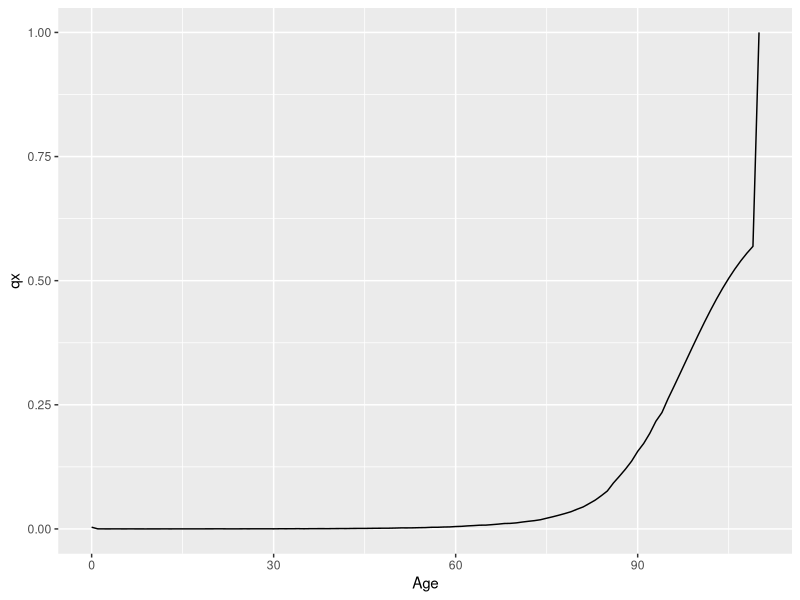
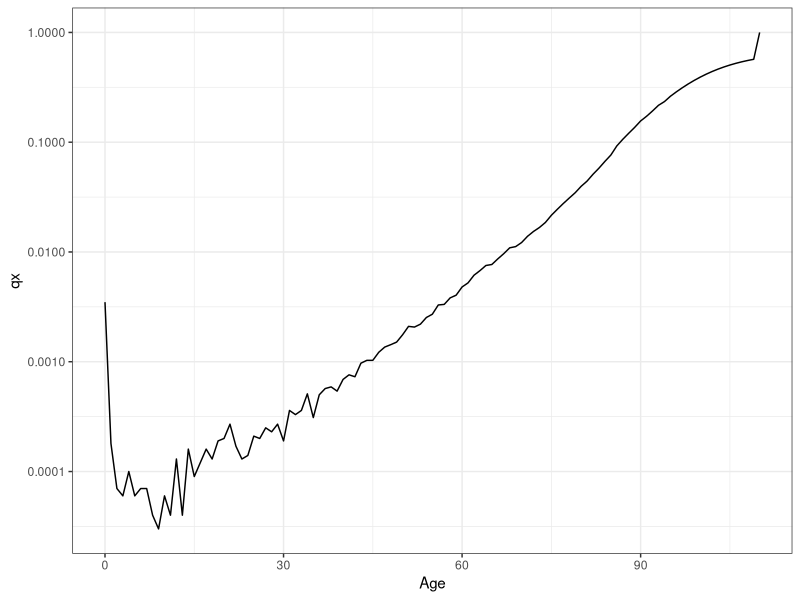
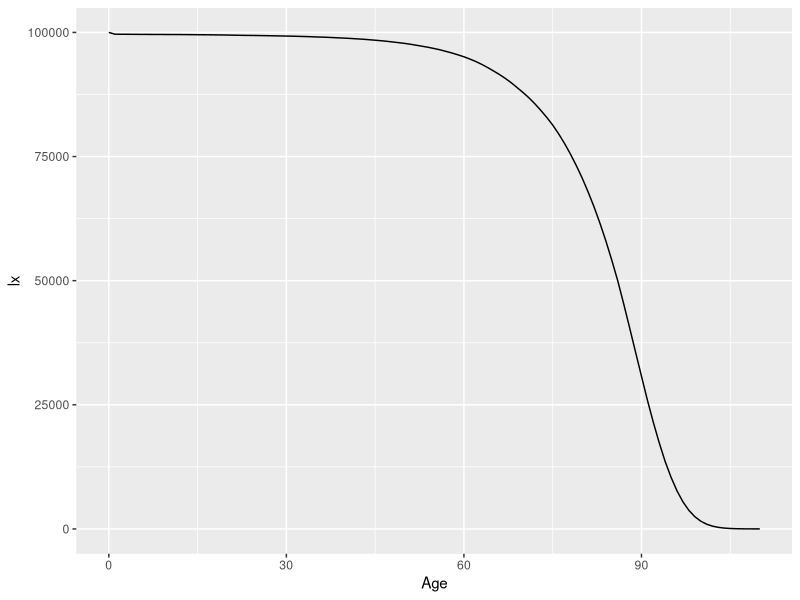
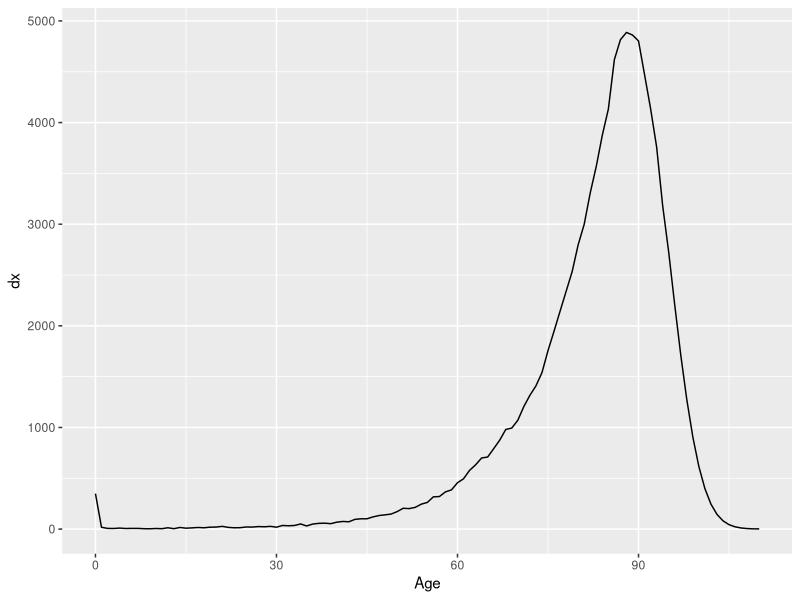
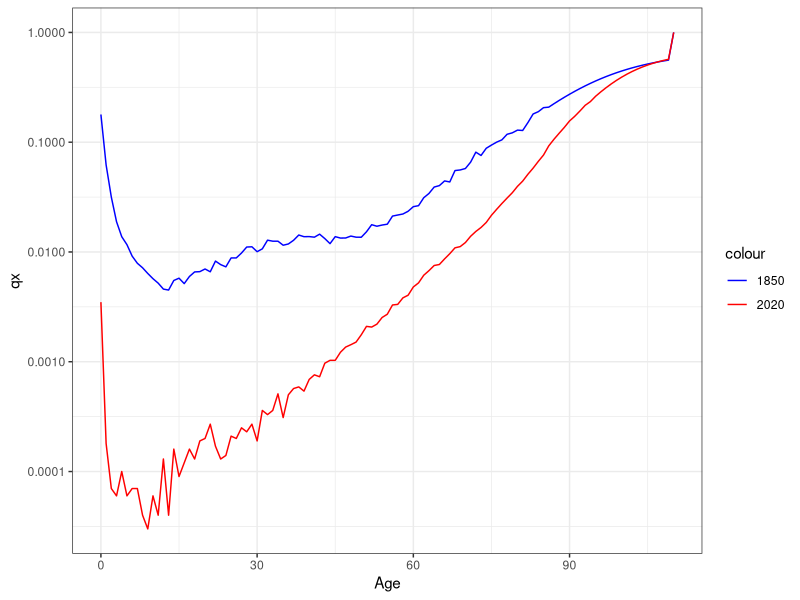
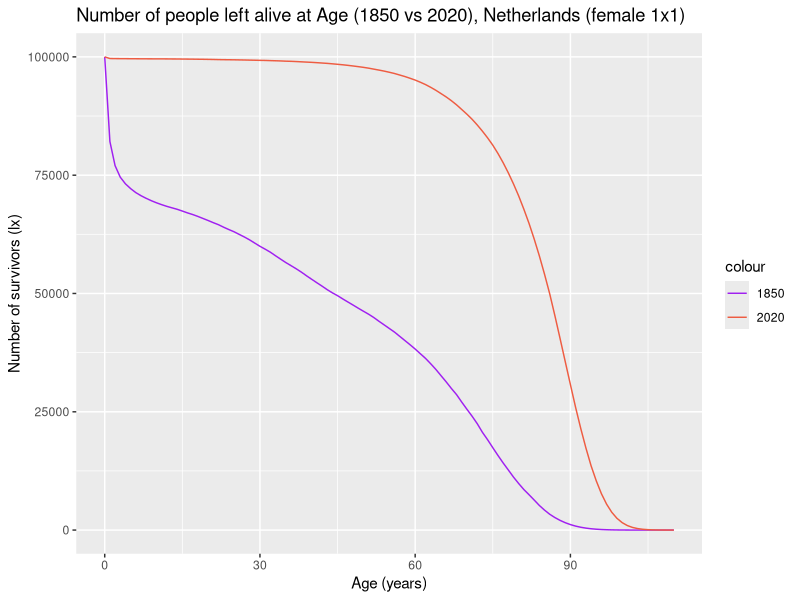
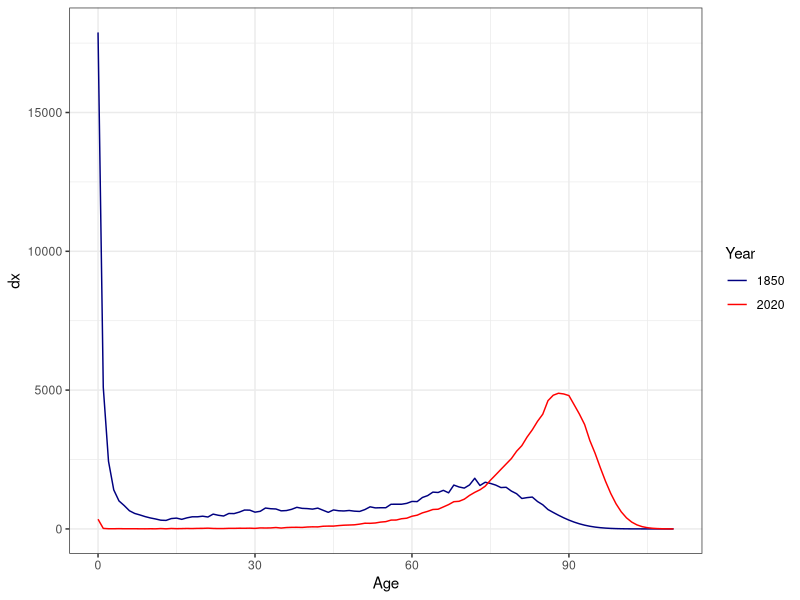

Here is the R script that generated these plots, in order:
library(ggplot2)

options(scipen = 5) # prevent scientific notation

getwd()

# LT stands for life table
LT <-  read.table("fltper_1x1.txt",
                  header=TRUE, # open
                  fill=TRUE, # fill uneven rows
                  skip=2 # skip first two rows
                  )

# Fix and make numeric the Age column
LT$Age[LT$Age == "110+"] <- 110
LT$Age <- as.numeric(LT$Age)


# Get a subset
LT_sub <- LT[LT$Year == "2020",]

# Get Mx, which indicates the mortality rate (capital is population, technically)
Mx <- data.frame(Age = 0:110, qx = LT_sub$qx)

ggplot(Mx, aes(x=Age,y=qx))+geom_line()

ggplot(Mx, aes(x=Age,y=qx))+geom_line()+
  scale_y_continuous(trans="log10")+
  theme_bw()

# Address the number of survivors (lx) and pr surviving (px)
lx <- 100000 # Initial population, at index lx[1]
length(lx) # 1 entry

px <- 1 - Mx$qx # Calculate various survival rates
length(px) # 111 entries

for (y in 1:110) {
  lx[y + 1] <- px[y] * lx[y]
}
length(lx) # 111 entries

# Return to add the survivors column to Mx
Mx$lx <- lx

ggplot(Mx, aes(x = Age, y=lx))+geom_line()

# Onto dx! dx is the number of people who died?
# Fix: dx is the deaths in an interval

dx <- Mx$qx * Mx$lx

Mx$dx <- dx

ggplot(Mx, aes(x=Age, y=dx))+geom_line()

# LifeTable function
LifeTable <- function(qx) {
  Age <- 0:110
  lx <- 100000
  px <- 1 - qx
  
  for (y in 1:110) {
    lx[y + 1] <- lx[y] * px[y]
  }
  dx <- qx * lx
  
  ALL <- data.frame(Age=Age, qx=qx,lx=lx,dx=dx)
  return(ALL)
}

# Compare qx on two thingies
LT1 <- LT[LT$Year=="1850",]
LT2 <- LT[LT$Year=="2020",]


ggplot()+
  geom_line(LT1,mapping = aes(x=Age,y=qx,color="1850"))+
  geom_line(LT2,mapping = aes(x=Age,y=qx,color="2020"))+
  scale_y_continuous(trans = "log10")+
  scale_color_manual(values=c("blue","red"))+
  labs(x = "Age",y="qx")+theme_bw()

###############

LT_A<-LifeTable(LT1$qx)
LT_B<-LifeTable(LT2$qx)

ggplot()+
  geom_line(LT_A, mapping = aes(x = Age, y = lx, color = "1850"))+
  geom_line(LT_B, mapping = aes(x = Age, y = lx, color = "2020"))+
  scale_color_manual(values = c("purple","tomato2"))+
  labs(x = "Age (years)", y = "Number of survivors (lx)")+
  ggtitle("Number of people left alive at Age (1850 vs 2020), Netherlands (female 1x1)")


## and plotting them together, dx

ggplot()+
  geom_line(LT_A, mapping = aes(x = Age, y = dx, color = "1850"))+
  geom_line(LT_B, mapping = aes(x = Age, y = dx, color = "2020"))+
  scale_color_manual(values = c("navy","red"))+
  guides(color = guide_legend(title = "Year"))+
  labs(x = "Age", y = "dx")+theme_bw()

